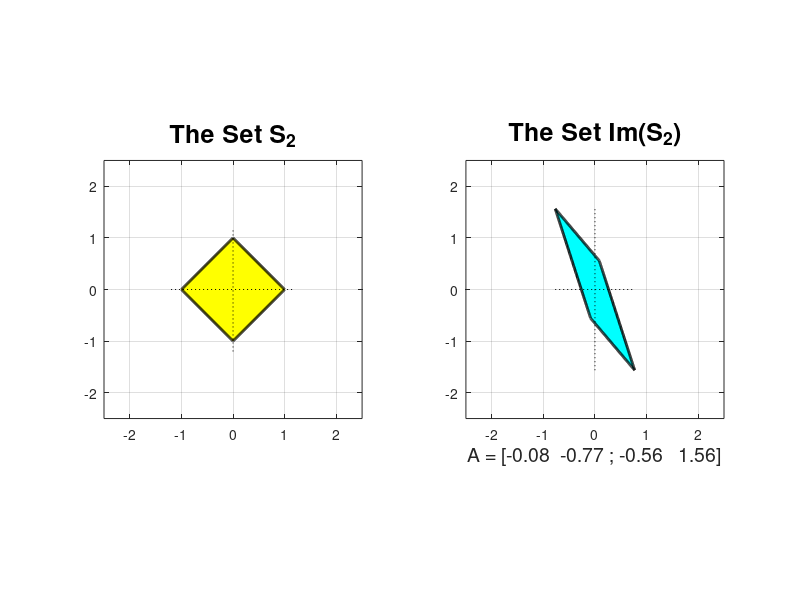

Recreate this plot in MATLAB.
% Script: ShowRange2
% Shows what happens when a 2x2 matrix A is applied
% to the set of all vectors that satisfy norm(x,2)<=1

% Ten examples...
%for eg=1:10
   % Generate a random 2x2..
   A = randn(2,2);
 % Display the set S of all vectors x for which norm(x,2)<=1
   subplot(1,2,1)
   theta = linspace(0,pi/2,200);
   tempC = cos(theta).^2;
   tempCrev = tempC(end:-1:1);
   tempS = sin(theta).^2;
   tempSrev = tempS(end:-1:1);
   c = [tempC -tempCrev -tempC tempCrev];
   s = [tempS tempSrev -tempS -tempSrev];
   fill(c,s,'y','linewidth',2)
   hold on
   plot([-1.2 1.2],[0 0],':k',[0 0],[-1.2,1.2],':k')
   hold off
   axis equal
   axis([-2.5 2.5 -2.5 2.5])
   grid on
   title('The Set S_{2}','fontsize',18)
   % Display the set of all vectors y where y = A*x and x is in S
   subplot(1,2,2)
   Z = A*[c;s];
   y1Vals = Z(1,:);
   y2Vals = Z(2,:);
   fill(y1Vals,y2Vals,'c','linewidth',2)
   hold on
   plot([min(y1Vals) max(y1Vals)],[0 0],':k',[0 0],[min(y2Vals),max(y2Vals)],':k')
   hold off
   axis equal
   axis([-2.5 2.5 -2.5 2.5])
   grid on
   title('The Set Im(S_{2})','fontsize',18)
   set(gcf,'position',[100 100 1200 600])
   xlabel(sprintf('A = [%5.2f  %5.2f ; %4.2f  %5.2f]',A(1,1), A(1,2), A(2,1), A(2,2)),'fontsize',14)
   shg
   pause(1)
%end